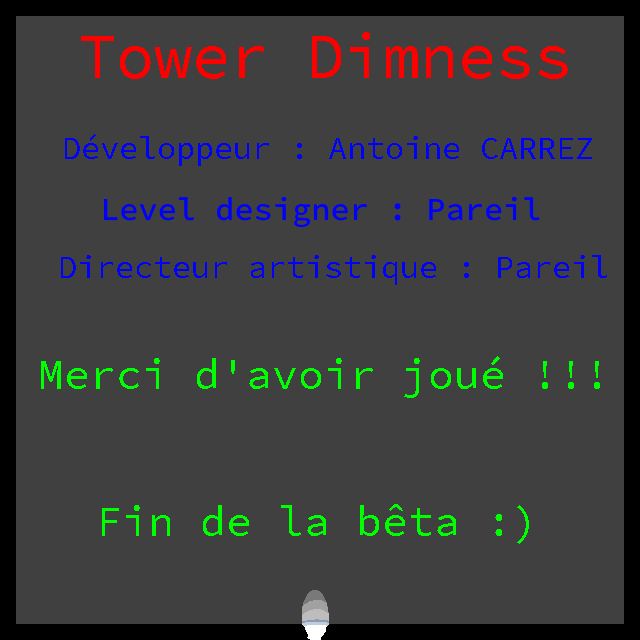

Below is a game level as drawn by its tile map, then a one-line description and the .tmx file that defines it, in full:
An orthogonal 20x20 tile map with 32x32 px tiles, 1 tile layer (floor) and 6 objects (4x collision, spawn_credit, credit_exit).

<map version="1.8" tiledversion="1.8.2" orientation="orthogonal" renderorder="right-down" width="20" height="20" tilewidth="32" tileheight="32" infinite="0" nextlayerid="3" nextobjectid="7">
 <tileset firstgid="1" source="credit_tileset.tsx" />
 <layer id="1" name="floor" width="20" height="20">
  <data encoding="csv">
1,2,3,4,5,6,7,8,9,10,11,12,13,14,15,16,17,18,19,20,
21,22,23,24,25,26,27,28,29,30,31,32,33,34,35,36,37,38,39,40,
41,42,43,44,45,46,47,48,49,50,51,52,53,54,55,56,57,58,59,60,
61,62,63,64,65,66,67,68,69,70,71,72,73,74,75,76,77,78,79,80,
81,82,83,84,85,86,87,88,89,90,91,92,93,94,95,96,97,98,99,100,
101,102,103,104,105,106,107,108,109,110,111,112,113,114,115,116,117,118,119,120,
121,122,123,124,125,126,127,128,129,130,131,132,133,134,135,136,137,138,139,140,
141,142,143,144,145,146,147,148,149,150,151,152,153,154,155,156,157,158,159,160,
161,162,163,164,165,166,167,168,169,170,171,172,173,174,175,176,177,178,179,180,
181,182,183,184,185,186,187,188,189,190,191,192,193,194,195,196,197,198,199,200,
201,202,203,204,205,206,207,208,209,210,211,212,213,214,215,216,217,218,219,220,
221,222,223,224,225,226,227,228,229,230,231,232,233,234,235,236,237,238,239,240,
241,242,243,244,245,246,247,248,249,250,251,252,253,254,255,256,257,258,259,260,
261,262,263,264,265,266,267,268,269,270,271,272,273,274,275,276,277,278,279,280,
281,282,283,284,285,286,287,288,289,290,291,292,293,294,295,296,297,298,299,300,
301,302,303,304,305,306,307,308,309,310,311,312,313,314,315,316,317,318,319,320,
321,322,323,324,325,326,327,328,329,330,331,332,333,334,335,336,337,338,339,340,
341,342,343,344,345,346,347,348,349,350,351,352,353,354,355,356,357,358,359,360,
361,362,363,364,365,366,367,368,369,370,371,372,373,374,375,376,377,378,379,380,
381,382,383,384,385,386,387,388,389,390,391,392,393,394,395,396,397,398,399,400
</data>
 </layer>
 <objectgroup id="2" name="objets">
  <object id="1" type="collision" x="0" y="0" width="640" height="16" />
  <object id="2" type="collision" x="0" y="624" width="640" height="16" />
  <object id="3" type="collision" x="0" y="0" width="16" height="640" />
  <object id="4" type="collision" x="624" y="0" width="16" height="640" />
  <object id="5" name="spawn_credit" x="276.667" y="31.3333">
   <point />
  </object>
  <object id="6" name="credit_exit" x="302" y="608" width="27" height="28" />
 </objectgroup>
</map>
